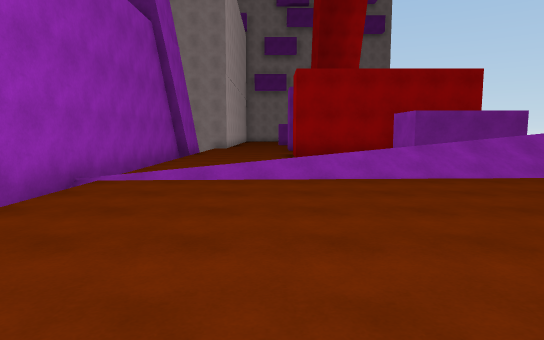
view 1 (above)

17 first-person views from a walk through a Unity game level. The camera is 1.5 m above the floor, tilts 6° down and sees 75° across. The floor is counted in squares, 2 m on a side. Each view is taken from the middle of a square. On the plan, view 1 faces up. The plan holds only what a view shows up to about 11 squares ahead; the rest is blank. The place goes on beyond the plan.

view 2
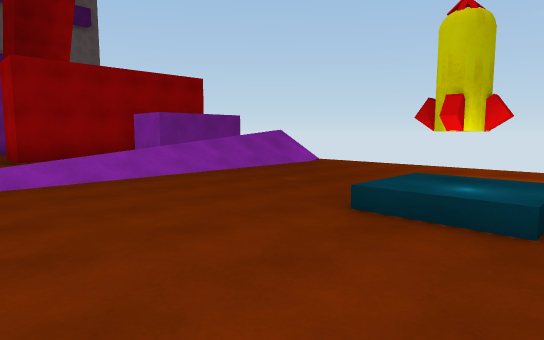

view 3
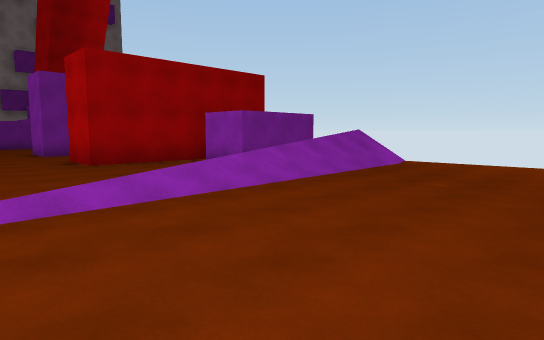

view 4
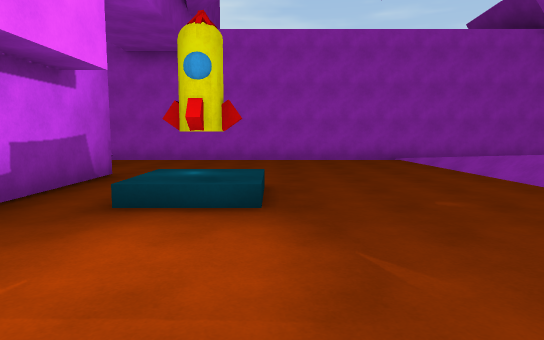

view 5
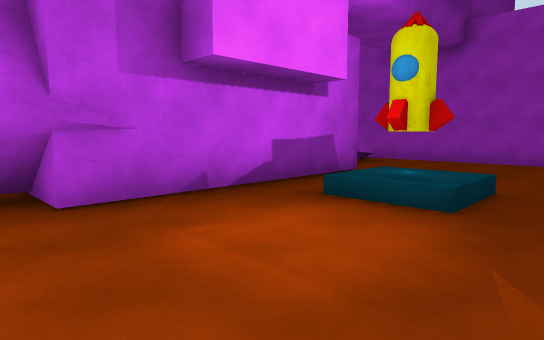

view 6
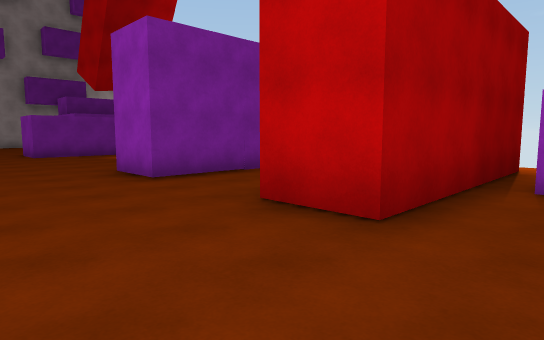

view 7
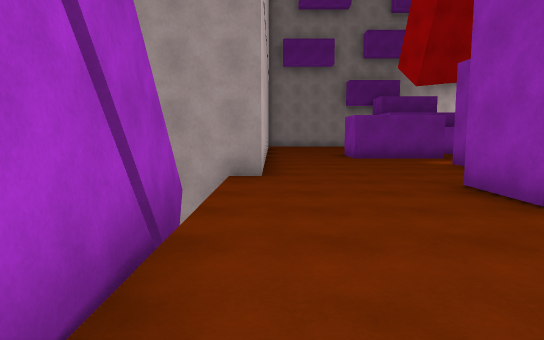

view 8
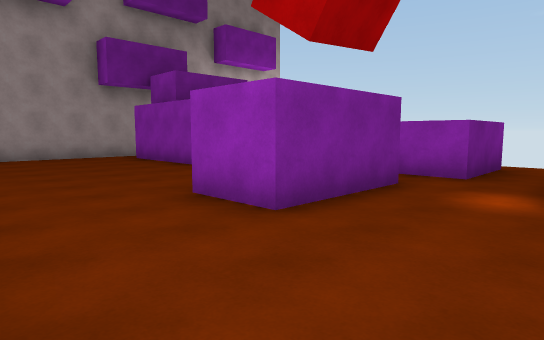

view 9
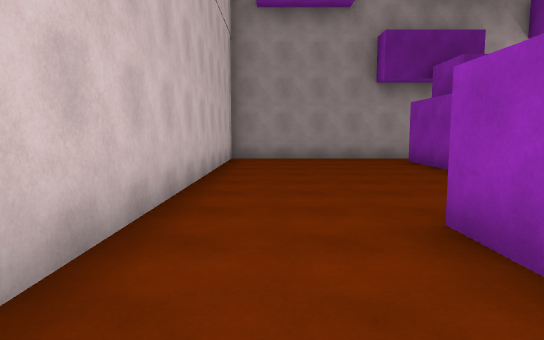

view 10
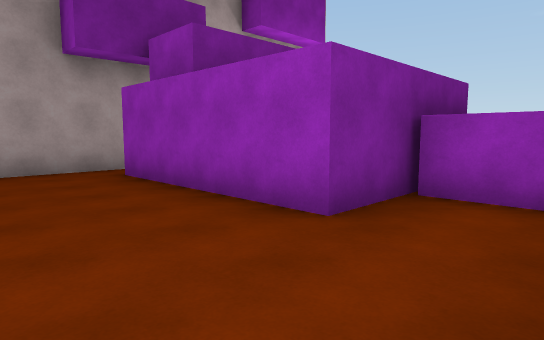

view 11
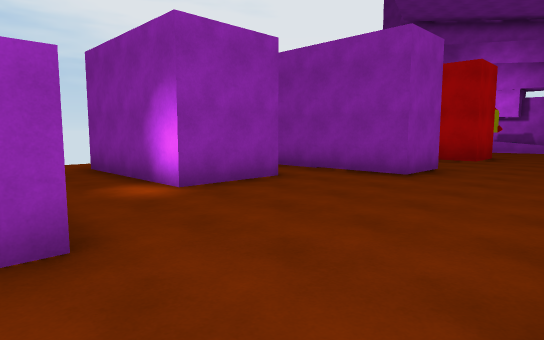

view 12
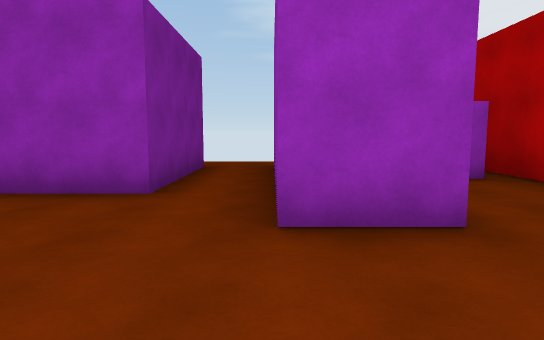

view 13
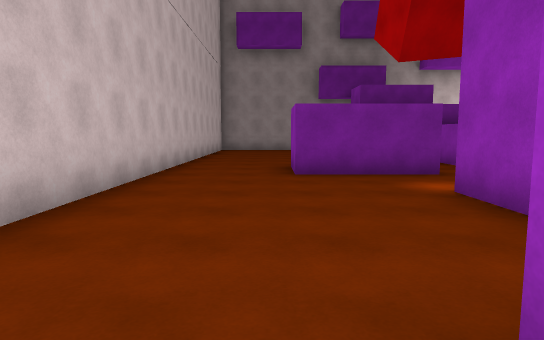

view 14
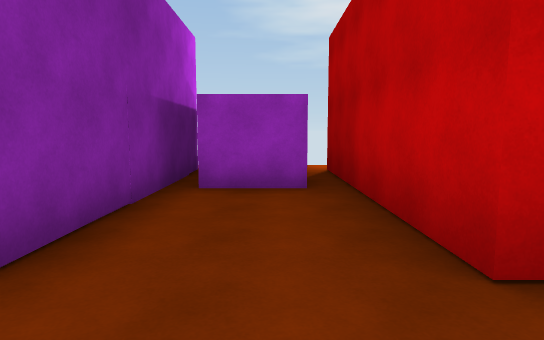

view 15
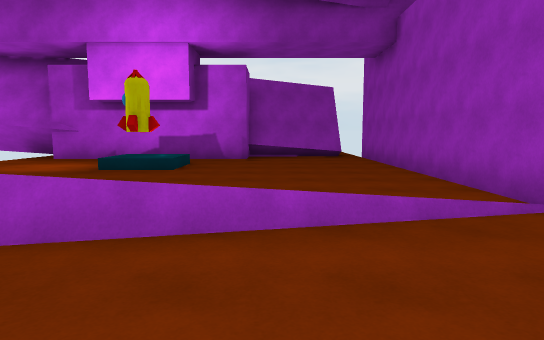

view 16
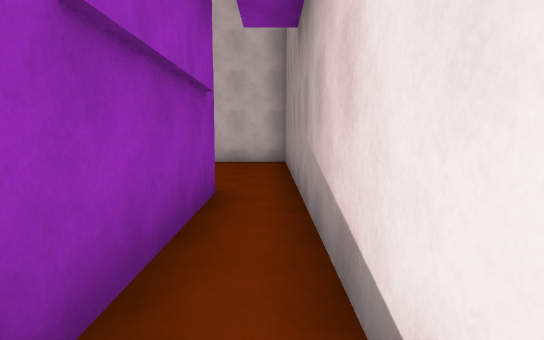

view 17
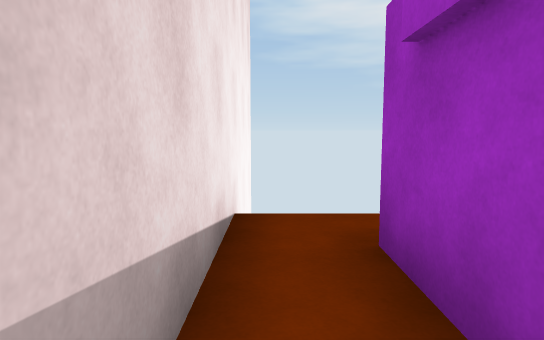

### Floor plan
Key: @ floor where view 1 was taken; # wall or solid block; . floor; / step, stairs or slope; = window, fence, low wall or low ledge; ^ raised ledge; R rocket.
Columns run from 3 left of view 1 to 8 right of it. Each row starts with its distance up from view 1.
 31 ############
 30 #..........#
 29 #.....####.
 28 #.....#
 27 #.....#
 26 #.....#
 25 #.....###
 24 #.......^
 23 #.......^
 22 #...###.^
 21 #.......^^.
 20 #..........
 19 #.....###..
 18 #.....###..
 17 #..........
 16 #...#####
 15 #...######
 14 #......#
 13 #......#
 12 #...######
 11 #...######
 10 #.........
  9 #..... ##
  8 #....
  7 #..... ==/.
  6 #./////////
  5 #..........
  4 #..........
  3 #..........
  2 #..........
  1 #.....R....
  0 #..@.......
 -1 #...########
 -2 #.###     #
 -3 #

Where each view was taken, in squares from view 1:
view 1: 0 up, 0 right, facing up
view 2: 0 up, 1 left, facing up-right
view 3: 2 up, 2 left, facing up-right
view 4: 2 up, 7 right, facing left
view 5: 3 up, 7 right, facing down-left
view 6: 9 up, 2 left, facing up-right
view 7: 11 up, 2 left, facing up
view 8: 19 up, 2 left, facing up-right
view 9: 20 up, 1 left, facing up
view 10: 23 up, 0 right, facing up-right
view 11: 22 up, 2 left, facing down-right
view 12: 16 up, 2 left, facing right
view 13: 15 up, 0 right, facing up
view 14: 13 up, 1 left, facing right
view 15: 9 up, 0 right, facing down
view 16: 30 up, 7 right, facing left
view 17: 30 up, 4 right, facing right
